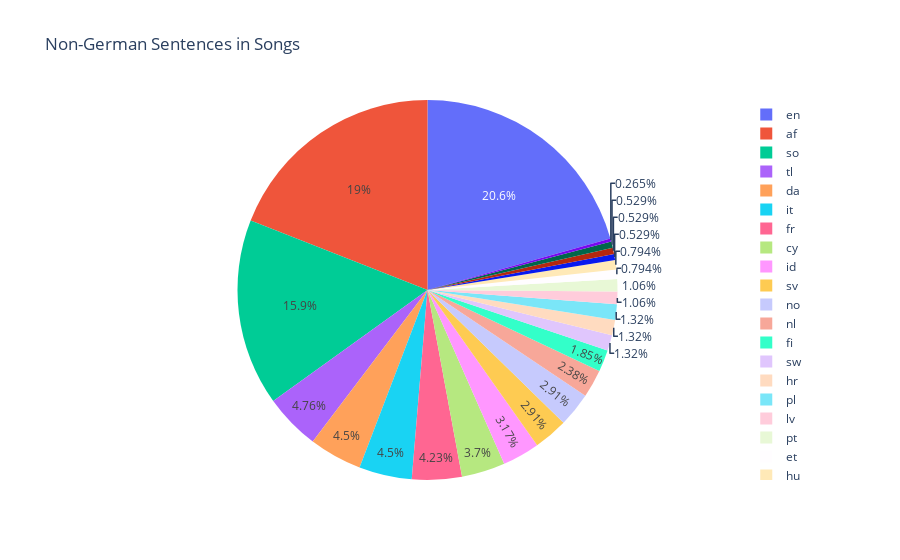

This figure's notebook cell:
### Code cell
import plotly.graph_objects as go

df_results = pd.DataFrame(results)
df_languages = df_results.explode('languages')
df_languages_counts = df_languages['languages'].value_counts()

fig = go.Figure(data=[go.Pie(labels=df_languages_counts.index, values=df_languages_counts.values)])

fig.update_layout(title='Non-German Sentences in first 100 Songs')
fig.show()

### Figure 1 — Plotly figure (JSON) as saved in the notebook; plotly's stock layout.template omitted (floating-point values rounded to 4 significant figures)
{"data": [{"labels": ["en", "af", "so", "tl", "da", "it", "fr", "cy", "id", "sv", "no", "nl", "fi", "sw", "hr", "pl", "lv", "pt", "et", "hu", "ca", "lt", "sk", "tr"], "type": "pie", "values": [78, 72, 60, 18, 17, 17, 16, 14, 12, 11, 11, 9, 7, 5, 5, 5, 4, 4, 3, 3, 2, 2, 2, 1]}], "layout": {"title": {"text": "Non-German Sentences in Songs"}}}
